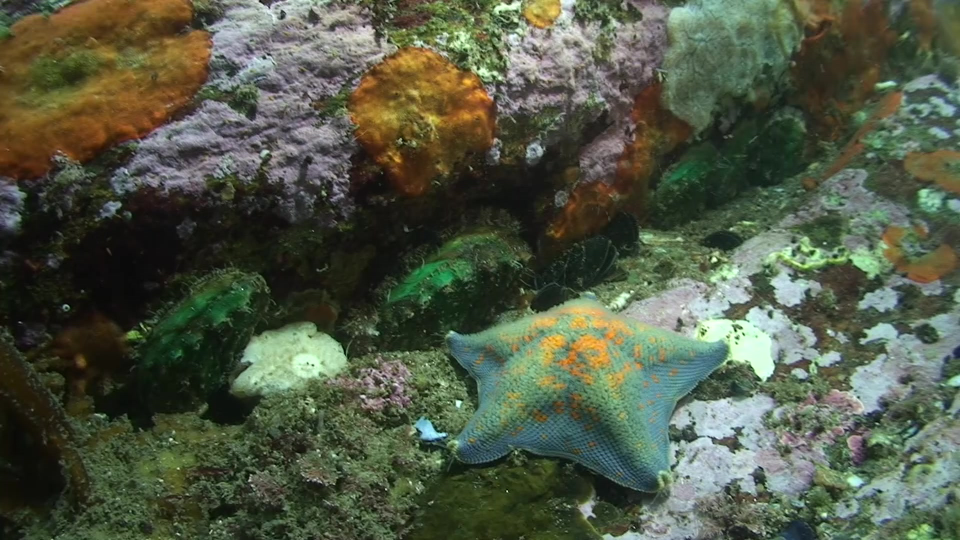
#> input picture docs/demo/demo_0.jpg, 1920 x 1080 px (shown at 1/2 size)
$ python draw_box.py   (older library calls are emulated)
#> lines starting #> are read from the running program, lines starting #| are printed output that depends on the picture; after the words box and inside, x2 and y2 are one past the last pixel; in counts of white or black regions, pixels touching at a corner belong together
#> in main, img is the input picture: PIL image 1920x1080 RGB; mean R, G, B 80.7, 88.7, 69.4
#!/usr/bin/env python
# -*- coding: utf-8 -*-
#------------------------------------------------------
# @ File       : draw_box.py
# @ Description:
# @ Author     : Alex Chung
# @ Contact    : yonganzhong@outlook.com
# @ License    : Copyright (c) 2017-2018
# @ Time       : 2021/1/26 下午1:42
# @ Software   : PyCharm
#-------------------------------------------------------

import cv2 as cv
import numpy as np
from PIL import Image, ImageFont, ImageDraw
import matplotlib
import matplotlib.pyplot as plt
import matplotlib.font_manager as fm
from PIL import ImageColor


def draw_box_with_pillow(image, bbox, label, color_dict):
    """

    :param image:
    :param bbox:
    :param label:
    :param color_dict:
    :return:
    """

    img_w = image.size[0]
#> img_w = 1920
    img_h = image.size[1]
#> img_h = 1080

    bbox = np.array(bbox, dtype=np.int32).reshape(-1, 4)
    print('image shape ({},{})'.format(img_w, img_h))
#| image shape (1920,1080)
    # set font
    font = ImageFont.truetype(font=fm.findfont(fm.FontProperties()),
                              size=np.floor(2.5e-2 * img_w ).astype(np.int32), encoding="unic")

    # draw box
    draw = ImageDraw.Draw(image)
    for box, tag in zip(bbox, label):
        # get label size
        label_size = draw.textsize(tag, font)
        # get label start point
        text_origin = np.array([box[0], box[1] - label_size[1]])
        # draw bbox rectangle and label rectangle
        draw.rectangle([box[0], box[1], box[2], box[3]], outline=color_dict[tag], width=2)
        draw.rectangle([tuple(text_origin), tuple(text_origin + label_size)], fill=color_dict[tag])
        draw.text(text_origin, str(tag), fill=(255, 255, 255), font=font)
#> this loop made 1 pass
#> (label_size, text_origin) on pass 1: ((179, 46), [890, 547])

    plt.style.use({'figure.figsize': (20, 10)})
    plt.imshow(image)
    plt.show()
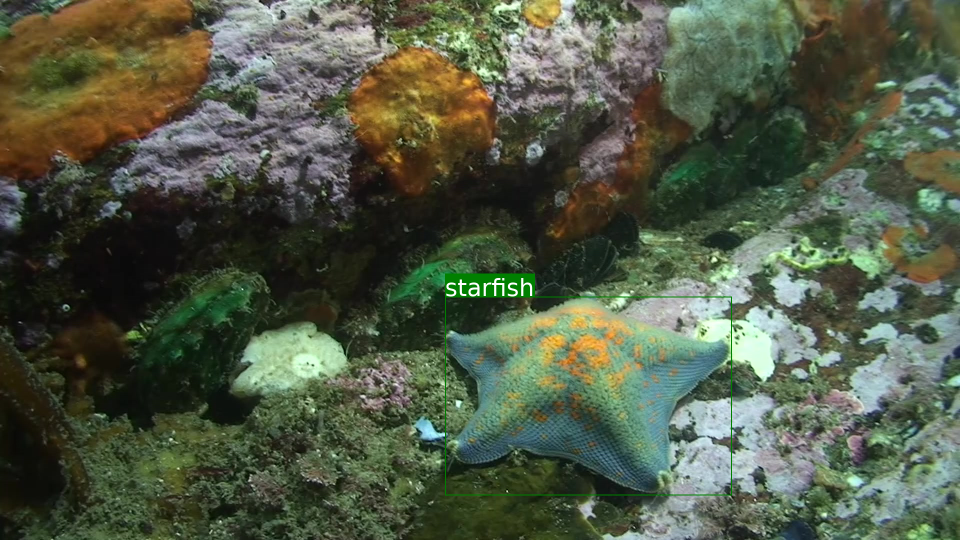
#> shown: shape (1080, 1920, 3) (shown at 1/2 size); mean R, G, B 80.6, 89.1, 69.3


def draw_box_with_opencv(image, bbox, label, color_dict):
    """

    :param image:
    :param bbox:
    :param label:
    :param color_dict:
    :return:
    """

    img_w = image.size[0]
#> img_w = 1920
    img_h = image.size[1]
#> img_h = 1080
    image = np.array(image)

    bbox = np.array(bbox, dtype=np.int32).reshape(-1, 4)
    print('image shape ({},{})'.format(img_w, img_h))
#| image shape (1920,1080)
    # set font
    font = cv.FONT_HERSHEY_SIMPLEX

    for box, tag in zip(bbox, label):
        # get label size
        label_size = cv.getTextSize(tag, font, 1.6, 2)
        # get label start point
        text_origin = np.array([box[0], box[1] - label_size[0][1]])

        cv.rectangle(image, (box[0], box[1]), (box[2], box[3]),
                      color=color_dict[tag], thickness=2)
        cv.rectangle(image, tuple(text_origin), tuple(text_origin + label_size[0]),
                      color=color_dict[tag], thickness=-1)  # thickness=-1 represent set fill format

        cv.putText(image, tag, (box[0], box[1]), font, 1.5, (255, 255, 255), 2)
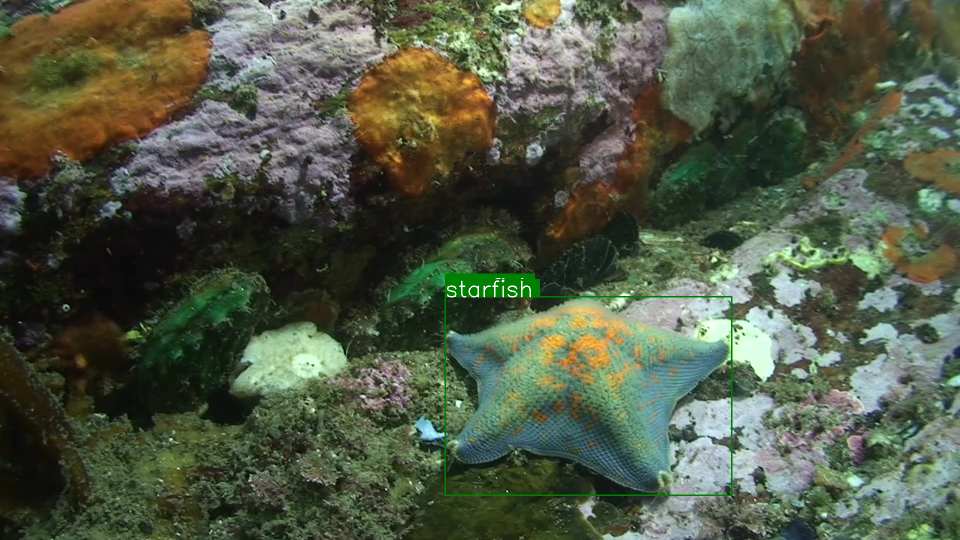
#> image: shape (1080, 1920, 3) (shown at 1/2 size); 0.21% of pixels changed, all inside (x1, y1, x2, y2) = (889, 558, 1465, 992); drawn as R, G, B

    plt.style.use({'figure.figsize': (20, 10)})
    plt.imshow(image)
    plt.show()


def main():

    img_path = './demo/demo_0.jpg'
    pil_color_dict = {'echinus': 'red', 'starfish': 'green', 'holothurian': 'blue', 'scallop': 'purple'}
    opencv_color_dict = {'echinus': ImageColor.getcolor('red', 'RGB')[::-1],
                         'starfish': ImageColor.getcolor('green', 'RGB')[::-1],
                         'holothurian': ImageColor.getcolor('blue', 'RGB')[::-1],
                         'scallop': ImageColor.getcolor('purple', 'RGB')[::-1]}
    # bbox = [[890, 593, 1463, 990]]
    bbox = [[890, 593, 1463, 990]]
    label = ['starfish']
    img = Image.open(img_path)
    draw_box_with_pillow(img, bbox, label, pil_color_dict)
    draw_box_with_opencv(img, bbox, label, opencv_color_dict)


if __name__ == "__main__":
    main()

$ run again, with docs/demo/demo_1.jpg copied over docs/demo/demo_0.jpg
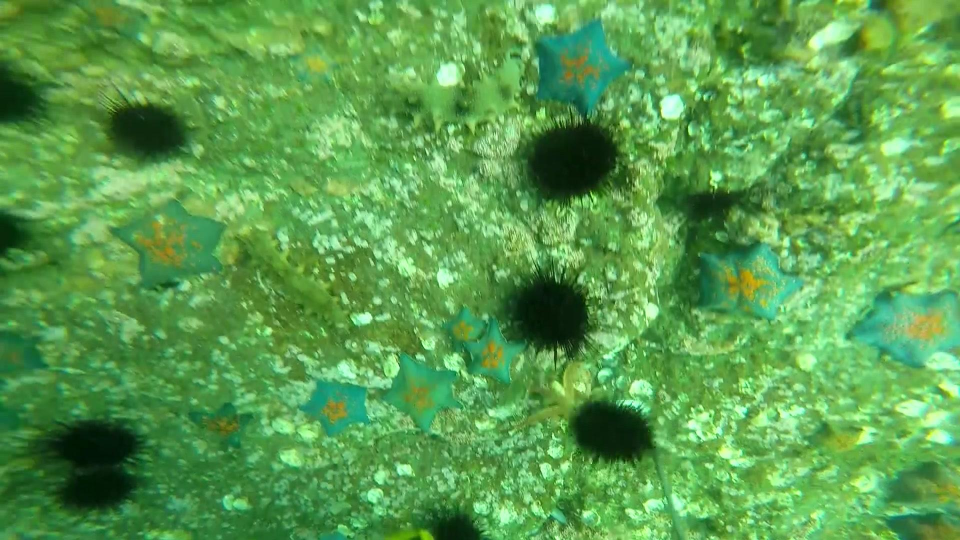
#> input picture docs/demo/demo_1.jpg, 1920 x 1080 px (shown at 1/2 size)
#> in main, img is the input picture: PIL image 1920x1080 RGB; mean R, G, B 89.4, 158.5, 78.2
#| image shape (1920,1080)
#> the loop in draw_box_with_pillow, `for box, tag in zip(bbox, label):` made 1 pass
#> (label_size, text_origin) on pass 1: ((179, 46), [890, 547])
#> in draw_box_with_pillow, `plt.show()`:
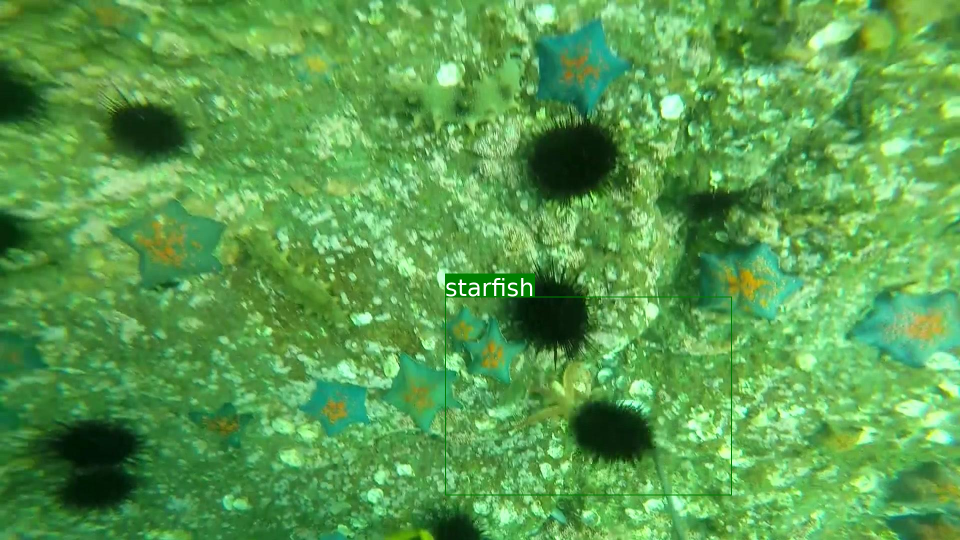
#> shown: shape (1080, 1920, 3) (shown at 1/2 size); mean R, G, B 89.1, 158.5, 78
#| image shape (1920,1080)
#> after the loop in draw_box_with_opencv, `for box, tag in zip(bbox, label):`:
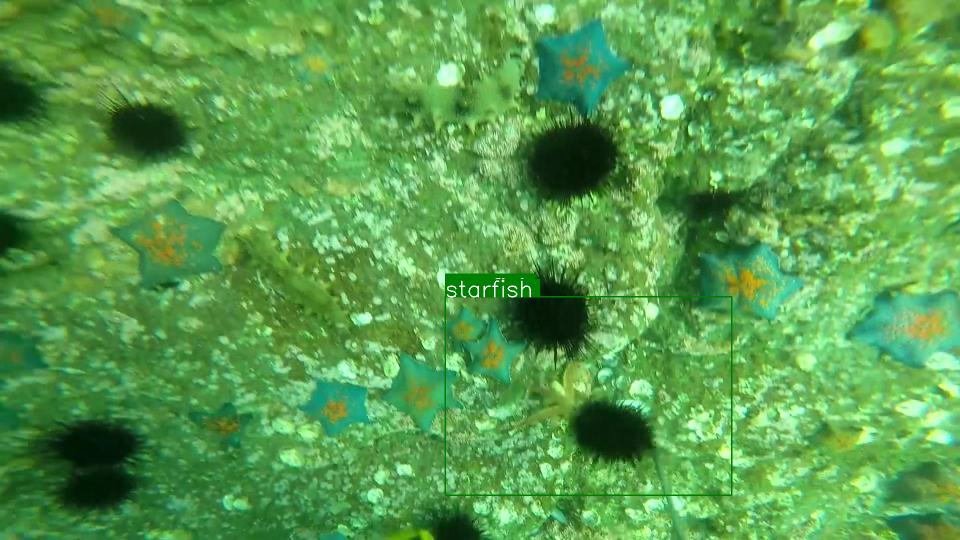
#> image: shape (1080, 1920, 3) (shown at 1/2 size); 0.21% of pixels changed, all inside (x1, y1, x2, y2) = (889, 558, 1465, 992); drawn as R, G, B
